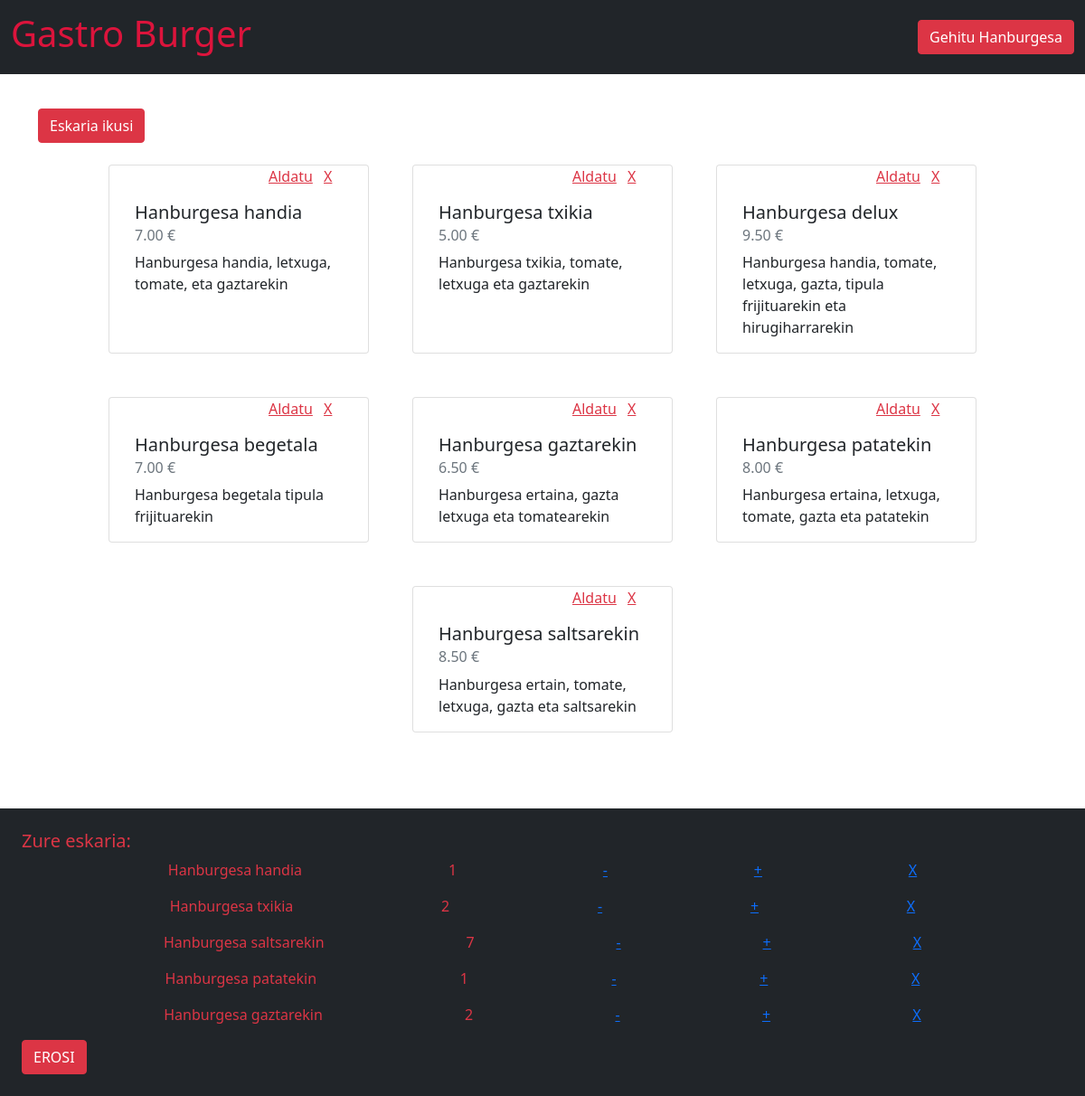
The page /menua/ on the database its author committed.
### hanburgesa/models.py (models this page shows, shortened)
class Hanburgesa(models.Model):
    id = models.AutoField(primary_key=True)
    izena = models.CharField(max_length=50)
    deskribapena = models.CharField(max_length=100)
    prezioa = models.DecimalField(max_digits=4, decimal_places=2, validators=[
        MinValueValidator(0)])
    def __str__(self):
        return u'%s'%self.izena

class Karritoa(models.Model):
    id =  models.AutoField(primary_key=True)
    id_hanburgesa =  models.ForeignKey(Hanburgesa, on_delete=models.CASCADE)
    kantitatea =  models.IntegerField(validators=[
        MinValueValidator(1)])

### hanburgesa/views.py (the view)
# urls.py: path('menua/',views.menua,name='menua'),
def menua(request):
    hanburgesak = Hanburgesa.objects.all
    karritoa = Karritoa.objects.all
    return render(request, 'menua.html', {'hanburgesa': hanburgesak, 'karritoa':karritoa})

### hanburgesa/templates/menua.html (shortened to what this page needs)
{% extends "base.html" %}
{% load static %}
  {% block page_content %}
    <nav class="navbar navbar-light fixed-top bg-dark">
      <div class="container-fluid">
        <span class="navbar-brand mb-0 h1"><h1>Gastro Burger</h1></span>
        <a class="btn btn-danger" href="add/">Gehitu Hanburgesa</a>
      </div>
    </nav>
    <div class="container margin-top">
      <a class="btn btn-danger " href="#footer">Eskaria ikusi</a>
      <div class="row d-flex justify-content-center">
        {% for hanbur in hanburgesa %}
        <div class="card m-4 pepe" style="width: 18rem">
          <div class="d-flex">
            <div class="margin-left">
              <a class="w-auto text-danger ms-5" href="update/{{hanbur.id}}"
                >Aldatu</a
              >
              <a class="w-auto text-danger mx-2" href="delete/{{hanbur.id}}/"
                >X</a
              >
            </div>
          </div>
          <div class="card-body">
            <h5 class="card-title text-dark">{{hanbur.izena}}</h5>
            <h6 class="card-subtitle mb-2 text-muted">{{hanbur.prezioa}} €</h6>
            <p class="card-text">{{hanbur.deskribapena}}</p>
          </div>
        </div>
        {% endfor %}
      </div>
    </div>
    <footer id="footer" class="bg-dark text-danger p-4">
      <div class="row">
        <h5>Zure eskaria: </h5>
        {% for kar in karritoa%}
          <div class="d-flex flex-row justify-content-evenly">
            <p>{{ kar.id_hanburgesa }}</p>
            <p>{{kar.kantitatea}}</p>
            <a href="cartamountminus/{{kar.id}}">-</a>
            <a href="cartamountplus/{{kar.id}}">+</a>
            <a href="deletecart/{{kar.id}}">X</a>
          </div>
        {% endfor %}
      </div>
      <a id="erosketa_egin" href="buy/"><button class="btn btn-danger text-white">EROSI</button></a>
    </footer>
    {% endblock page_content%}

### hanburgesa/templates/base.html (shortened to what this page needs)
{% load static %}
<!doctype html>
<!doctype html>
<html>
  <head>
    <link rel="stylesheet" href="{% static 'css/hanburgesa.css'%}" />
    <link
      href="https://cdn.jsdelivr.net/npm/bootstrap@5.0.2/dist/css/bootstrap.min.css"
      rel="stylesheet"
    />
{% block page_content %}
{% endblock %}
</body>
</html>

### hanburgesa/static/css/hanburgesa.css (style rules this page uses)
h1 { text-align: center; color:crimson; }
a { color: red; text-decoration: none; }
.margin-top { margin-top: 120px; margin-bottom: 60px; }
.margin-left { margin-left: 100px; }

### rows shown on the page
Hanburgesa: izena "Hanburgesa handia", prezioa "7.00", deskribapena "Hanburgesa handia, letxuga, tomate, eta gaztarekin"
Hanburgesa: izena "Hanburgesa txikia", prezioa "5.00", deskribapena "Hanburgesa txikia, tomate, letxuga eta gaztarekin"
Hanburgesa: izena "Hanburgesa delux", prezioa "9.50", deskribapena "Hanburgesa handia, tomate, letxuga, gazta, tipula frijituarekin eta hirugiharrarekin"
Hanburgesa: izena "Hanburgesa begetala", prezioa "7.00", deskribapena "Hanburgesa begetala tipula frijituarekin"
Hanburgesa: izena "Hanburgesa gaztarekin", prezioa "6.50", deskribapena "Hanburgesa ertaina, gazta letxuga eta tomatearekin"
Hanburgesa: izena "Hanburgesa patatekin", prezioa "8.00", deskribapena "Hanburgesa ertaina, letxuga, tomate, gazta eta patatekin"
Hanburgesa: izena "Hanburgesa saltsarekin", prezioa "8.50", deskribapena "Hanburgesa ertain, tomate, letxuga, gazta eta saltsarekin"
Karritoa: id_hanburgesa "Hanburgesa handia", kantitatea "1"
Karritoa: id_hanburgesa "Hanburgesa txikia", kantitatea "2"
Karritoa: id_hanburgesa "Hanburgesa saltsarekin", kantitatea "7"
Karritoa: id_hanburgesa "Hanburgesa patatekin", kantitatea "1"
Karritoa: id_hanburgesa "Hanburgesa gaztarekin", kantitatea "2"
